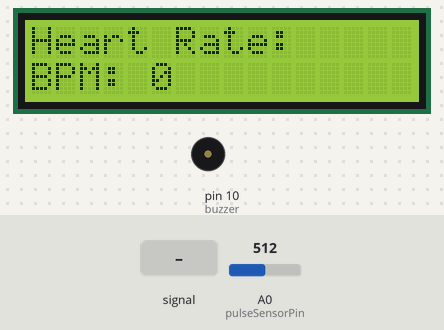
A sketch run on a simulated Arduino Uno, built with avr-gcc and run on an emulated ATmega328P. On the bench: 16×2 character LCD, buzzer (waves = sounding, pin HIGH). Inputs (shaded band) come from the test bench; at power-on: A0 (pulseSensorPin) = 512. What the sketch prints to the serial monitor is not drawn.

Above: at 3.2 s.
3.3 s: A0 (pulseSensorPin) fed a 2 Hz sine of ±306 counts around its level
At 5.8 s:
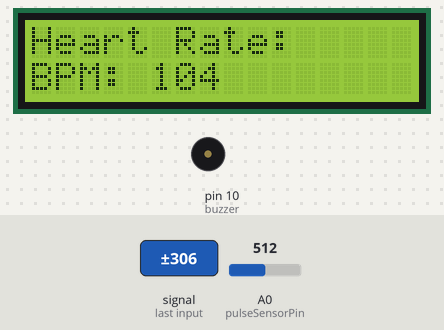
6.1 s: A0 (pulseSensorPin) fed a 50 Hz sine of ±306 counts around its level
At 8.0 s:
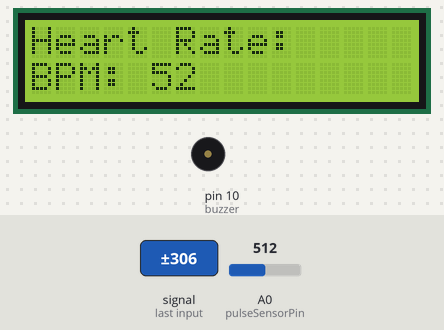
Timing chart, 0 to 9.5 s (numbered marks = the images above; inputs shaded):
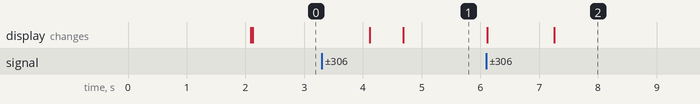

Measured:
- after the input at 3.3 s, the display: first changes after 0.82 s (image 1 shows a later state)

The sketch:

heartratemonitor.ino
```cpp
#include <Wire.h>
#include <LiquidCrystal_I2C.h>

// Initialize I2C LCD at address 0x27, 16 columns and 2 rows
LiquidCrystal_I2C lcd(0x27, 16, 2);

// Pulse Sensor Pin
const int pulseSensorPin = A0;
const int buzzer = 10;

// BPM Calculation Variables
int pulseThreshold = 550;
int pulseSignal = 0;
bool pulseDetected = false;

unsigned long lastBeatTime = 0;
unsigned long currentTime = 0;
int BPM = 0;

void calculateBPM() {
  pulseSignal = analogRead(pulseSensorPin);
  currentTime = millis();

  // Detect rising edge
  if (pulseSignal > pulseThreshold && !pulseDetected) {
    unsigned long IBI = currentTime - lastBeatTime;
    lastBeatTime = currentTime;

    if (IBI > 300 && IBI < 2000) {
      BPM = 60000 / IBI;
    }
    pulseDetected = true;
  }

  if (pulseSignal < pulseThreshold) {
    pulseDetected = false;
  }

  delay(10);
}

void setup() {
  pinMode(buzzer, OUTPUT);
  Serial.begin(9600);

  lcd.init();          // Initialize LCD
  lcd.backlight();     // Turn on backlight
  lcd.setCursor(0, 0);
  lcd.print("Pulse Sensor");
  lcd.setCursor(0, 1);
  lcd.print("Initializing...");
  delay(2000);
  lcd.clear();
}

void loop() {
  calculateBPM();

  // Print to Serial
  Serial.print("BPM: ");
  Serial.println(BPM);

  // Print to LCD
  lcd.setCursor(0, 0);
  lcd.print("Heart Rate:    "); // Clear old digits
  lcd.setCursor(0, 1);
  lcd.print("BPM: ");
  lcd.print(BPM);
  lcd.print("   "); // Clear extra digits

  delay(250);
}
```
